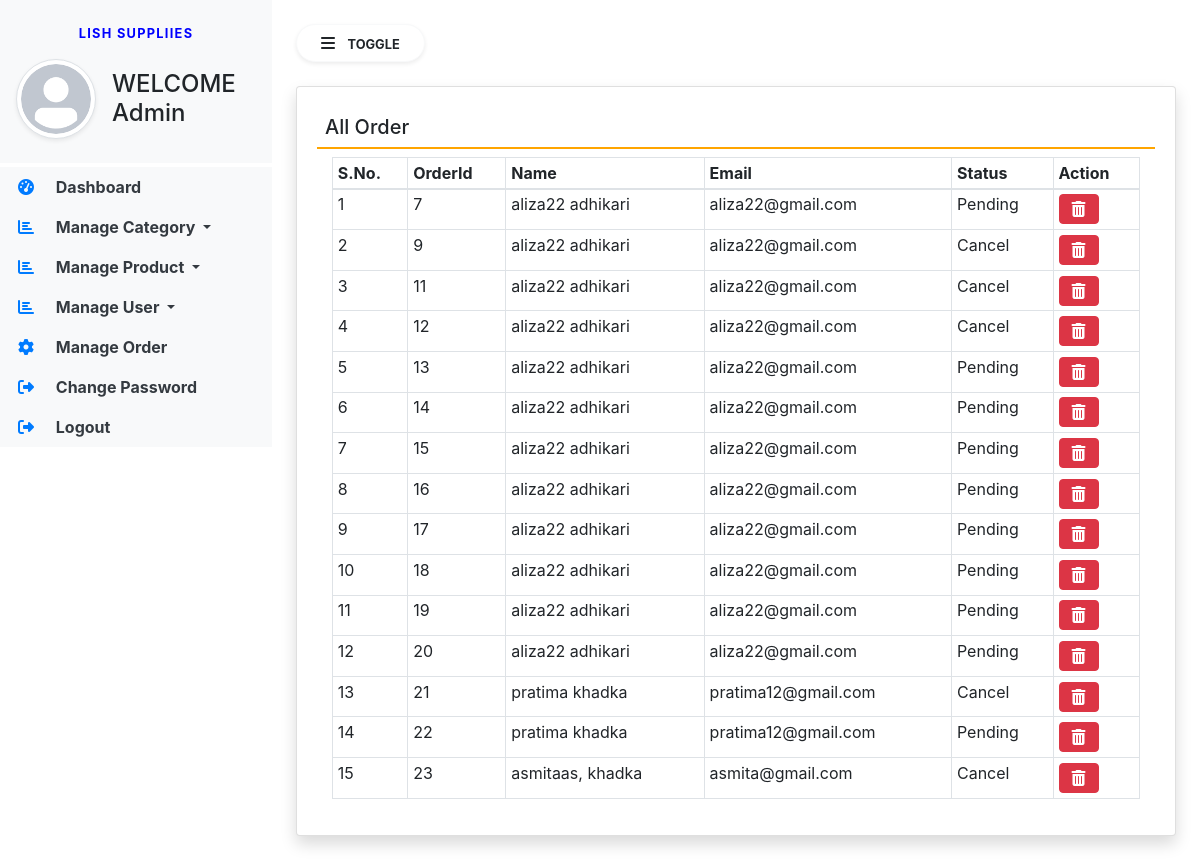
The app's page /manage-order/ with its own data.
### lishapp/models.py (models this page shows, shortened)
class Booking(models.Model):
    user = models.ForeignKey(User,on_delete=models.CASCADE,null=True,blank=True)
    product = models.TextField(default={'objects': []}, null=True, blank=True)
    total = models.CharField(max_length=100,null=False,blank=True)
    status = models.IntegerField(choices=ORDERSTATUS,default=1)
    created = models.DateTimeField(auto_now_add=True)
    updated = models.DateTimeField(auto_now=True)

### lishapp/views.py (the view)
# urls.py: path('manage-order/', views.manage_order, name="manage-order"),
def manage_order(request):
    action = request.GET.get('action', 0)
    order = Booking.objects.filter(status=int(action))
    order_status = ORDERSTATUS[int(action)-1][1]
    if int(action) == 0:
        order = Booking.objects.filter()
        order_status = 'All'
    return render(request, 'manage_order.html', locals())

### lishapp/templates/manage_order.html (shortened to what this page needs)
{% extends 'admin-base.html' %}
{% block main %}
<link rel="stylesheet" href="https://cdnjs.cloudflare.com/ajax/libs/font-awesome/6.2.1/css/all.min.css" />
<div class="card shadow">
    <div class="card-body">
        <h5 class="p-2" style="border-bottom: 2px solid orange;">{{order_status}} Order</h5>
        <div class="container-fluid">
            <table class="table table-bordered table-sm" id="example">
                <thead>
                <tr>
                    <th>S.No.</th>
                    <th>OrderId</th>
                    <th>Name</th>
                    <th>Email</th>
                    <th>Status</th>
                    <th>Action</th>
                </tr>
                </thead>
                <tbody>
                {% for i in order %}
                <tr>
                    <td>{{forloop.counter}}</td>
                    <td>{{i.id}}</td>
                    <td>{{i.user.first_name}} {{i.user.last_name}}</td>
                    <td>{{i.user.username}}</td>
                    <td>{{i.get_status_display}}</td>
                    <td>
                                                 <a href="/delete-order/{{i.id}}" class="btn btn-danger"
                           onclick="return confirm('Are You Sure?')">
                            <i class="fas fa-trash-alt"></i>
                        </a>
                    </td>
                </tr>
                {% endfor %}
                </tbody>
            </table>
        </div>
    </div>
</div>
{% endblock %}

### records on screen
Booking: id "7", user.first_name "aliza22", user.last_name "adhikari", user.username "aliza22@gmail.com", status "Pending"
Booking: id "9", user.first_name "aliza22", user.last_name "adhikari", user.username "aliza22@gmail.com", status "Cancel"
Booking: id "11", user.first_name "aliza22", user.last_name "adhikari", user.username "aliza22@gmail.com", status "Cancel"
Booking: id "12", user.first_name "aliza22", user.last_name "adhikari", user.username "aliza22@gmail.com", status "Cancel"
Booking: id "13", user.first_name "aliza22", user.last_name "adhikari", user.username "aliza22@gmail.com", status "Pending"
Booking: id "14", user.first_name "aliza22", user.last_name "adhikari", user.username "aliza22@gmail.com", status "Pending"
Booking: id "15", user.first_name "aliza22", user.last_name "adhikari", user.username "aliza22@gmail.com", status "Pending"
Booking: id "16", user.first_name "aliza22", user.last_name "adhikari", user.username "aliza22@gmail.com", status "Pending"
Booking: id "17", user.first_name "aliza22", user.last_name "adhikari", user.username "aliza22@gmail.com", status "Pending"
Booking: id "18", user.first_name "aliza22", user.last_name "adhikari", user.username "aliza22@gmail.com", status "Pending"
Booking: id "19", user.first_name "aliza22", user.last_name "adhikari", user.username "aliza22@gmail.com", status "Pending"
Booking: id "20", user.first_name "aliza22", user.last_name "adhikari", user.username "aliza22@gmail.com", status "Pending"
Booking: id "21", user.first_name "pratima", user.last_name "khadka", user.username "pratima12@gmail.com", status "Cancel"
Booking: id "22", user.first_name "pratima", user.last_name "khadka", user.username "pratima12@gmail.com", status "Pending"
Booking: id "23", user.first_name "asmitaas,", user.last_name "khadka", user.username "asmita@gmail.com", status "Cancel"

### other values on screen
{{ order_status }} "All"
